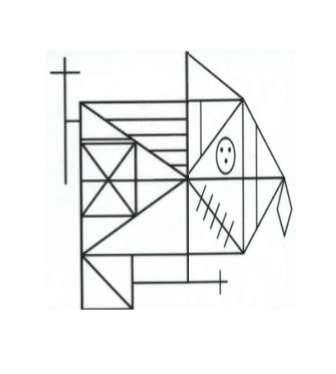
#> input picture Images/dataset1_reyDistorsiones/t7.png, 336 x 374 px, found by its file name
$ jupyter execute EX2_Dataset1_HOG_with_OpenCV.ipynb   (shell and % lines are left out)
#> lines starting #> are read from the running program, lines starting #| are printed output that depends on the picture
<a href="https://colab.research.google.com/github/DayrisRM/VisionArtificial-M0T/blob/master/EX2_Dataset1_HOG_with_OpenCV.ipynb" target="_parent"></a>

[cell 1]
import cv2
import matplotlib.pyplot as plt
import numpy as np

[cell 2]
# Load the image
imagePrefix = 't7' + '.png'

img = cv2.cvtColor(cv2.imread(imagePrefix),cv2.COLOR_BGR2GRAY)
#> img: shape (374, 336); min 34, max 255, mean 241.9

[cell 3]
cell_size = (8, 8)  # h x w in pixels
block_size = (2, 2)  # h x w in cells
nbins = 9  # number of orientation bins

# winSize is the size of the image cropped to an multiple of the cell size
hog = cv2.HOGDescriptor(_winSize=(img.shape[1] // cell_size[1] * cell_size[1],
                                  img.shape[0] // cell_size[0] * cell_size[0]),
                        _blockSize=(block_size[1] * cell_size[1],
                                    block_size[0] * cell_size[0]),
                        _blockStride=(cell_size[1], cell_size[0]),
                        _cellSize=(cell_size[1], cell_size[0]),
                        _nbins=nbins)

n_cells = (img.shape[0] // cell_size[0], img.shape[1] // cell_size[1])
#> n_cells = (46, 42)
hog_feats = hog.compute(img)\
               .reshape(n_cells[1] - block_size[1] + 1,
                        n_cells[0] - block_size[0] + 1,
                        block_size[0], block_size[1], nbins) \
               .transpose((1, 0, 2, 3, 4))  # index blocks by rows first
# hog_feats now contains the gradient amplitudes for each direction,
# for each cell of its group for each group. Indexing is by rows then columns.

gradients = np.zeros((n_cells[0], n_cells[1], nbins))

print (hog_feats)
#> (printed output is left out)

[cell 4]
# count cells (border cells appear less often across overlapping groups)
cell_count = np.full((n_cells[0], n_cells[1], 1), 0, dtype=int)

for off_y in range(block_size[0]):
    for off_x in range(block_size[1]):
        gradients[off_y:n_cells[0] - block_size[0] + off_y + 1,
                  off_x:n_cells[1] - block_size[1] + off_x + 1] += \
            hog_feats[:, :, off_y, off_x, :]
        cell_count[off_y:n_cells[0] - block_size[0] + off_y + 1,
                   off_x:n_cells[1] - block_size[1] + off_x + 1] += 1
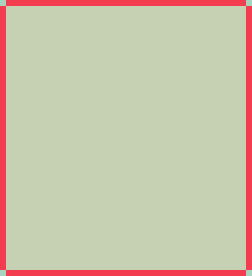
#> cell_count: shape (46, 42, 1) int64 (shown 6 times larger); 3 distinct labels, from 1 to 4; one colour per label, 0 black

# Average gradients
gradients /= cell_count

# Preview
plt.figure()
plt.imshow(img, cmap='gray')
plt.show()

bin = 5  # angle is 360 / nbins * direction
plt.pcolor(gradients[:, :, bin])
plt.gca().invert_yaxis()
plt.gca().set_aspect('equal', adjustable='box')
plt.colorbar()
plt.show()
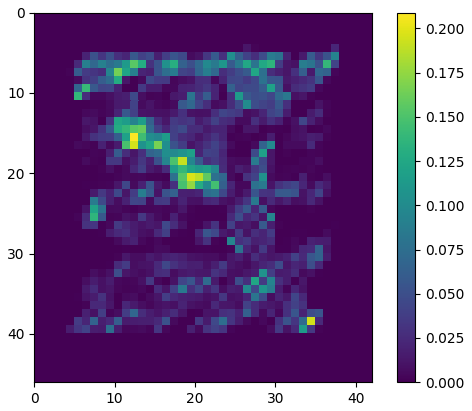
#> figure drawn by matplotlib, 2 panels

$ run again, with Images/dataset1_reyDistorsiones/t1.png copied over Images/dataset1_reyDistorsiones/t7.png
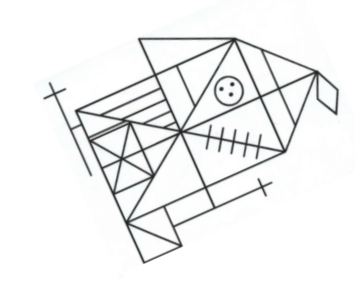
#> input picture Images/dataset1_reyDistorsiones/t1.png, 355 x 294 px, found by its file name
#> (printed output is left out)
#> after the loop `for off_y in range(block_size[0]):`:
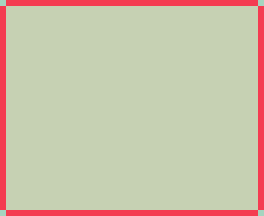
#> cell_count: shape (36, 44, 1) int64 (shown 6 times larger); 3 distinct labels, from 1 to 4; one colour per label, 0 black
#> `plt.show()`:
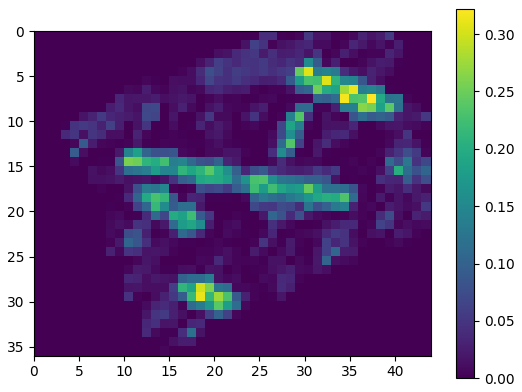
#> figure drawn by matplotlib, 2 panels

$ run again, with Images/dataset1_reyDistorsiones/t2.png copied over Images/dataset1_reyDistorsiones/t7.png
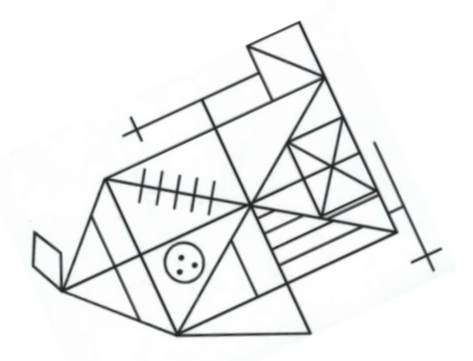
#> input picture Images/dataset1_reyDistorsiones/t2.png, 473 x 361 px, found by its file name
#> (printed output is left out)
#> after the loop `for off_y in range(block_size[0]):`:
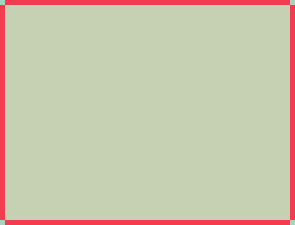
#> cell_count: shape (45, 59, 1) int64 (shown 5 times larger); 3 distinct labels, from 1 to 4; one colour per label, 0 black
#> `plt.show()`:
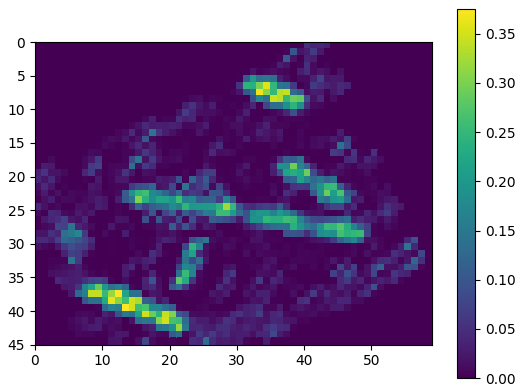
#> figure drawn by matplotlib, 2 panels

$ run again, with Images/dataset1_reyDistorsiones/t3.png copied over Images/dataset1_reyDistorsiones/t7.png
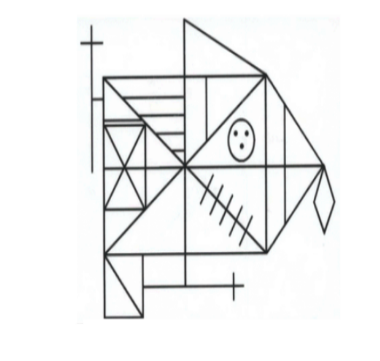
#> input picture Images/dataset1_reyDistorsiones/t3.png, 380 x 361 px, found by its file name
#> (printed output is left out)
#> `plt.show()`:
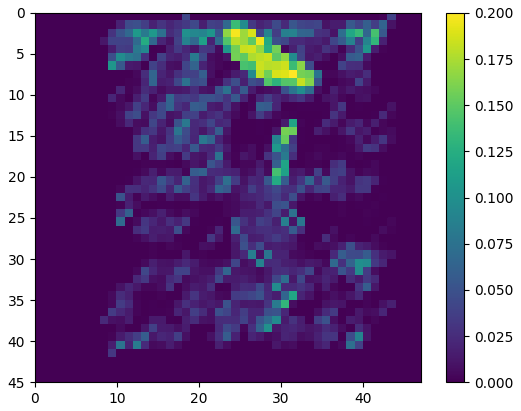
#> figure drawn by matplotlib, 2 panels
